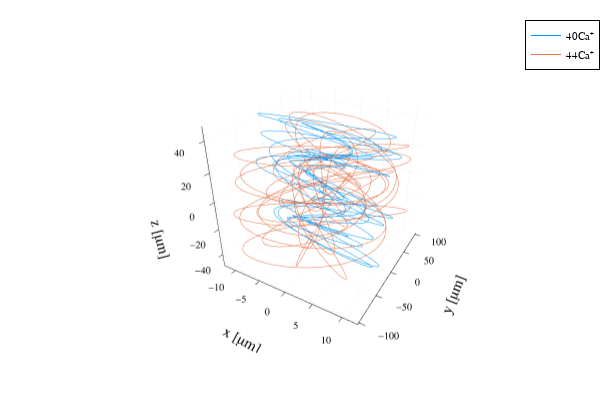

Source (notebook cell):
### Code cell
using Plots
plotly()  # インタラクティブ3D表示に切り替え

x1 = [sol[i][1] * 1e6 for i in 1:length(sol.t)]
y1 = [sol[i][2] * 1e6 for i in 1:length(sol.t)]
z1 = [sol[i][3] * 1e6 for i in 1:length(sol.t)]

x2 = [sol[i][7] * 1e6 for i in 1:length(sol.t)]
y2 = [sol[i][8] * 1e6 for i in 1:length(sol.t)]
z2 = [sol[i][9] * 1e6 for i in 1:length(sol.t)]

plot3d(x1, y1, z1, label="40Ca⁺", xlabel="x [μm]", ylabel="y [μm]", zlabel="z [μm]")
plot3d!(x2, y2, z2, label="44Ca⁺")

### Figure 1 — Plotly figure (JSON) as saved in the notebook; plotly's stock layout.template omitted (floating-point values rounded to 4 significant figures; data arrays with more than 128 entries replaced by an {"elided": "..."} marker saying what was removed)
{"data": [{"colorbar": {"len": 0.9143, "title": "", "x": 0.9934, "y": 0.533}, "legendgroup": "40Ca⁺", "line": {"color": "rgba(0, 154, 250, 1.000)", "dash": "solid", "shape": "linear", "width": 1}, "mode": "lines", "name": "40Ca⁺", "scene": "scene", "showlegend": true, "type": "scatter3d", "x": {"elided": "1001 float values"}, "xaxis": "x", "y": {"elided": "1001 float values"}, "yaxis": "y", "z": {"elided": "1001 float values"}, "zaxis": "z"}, {"colorbar": {"len": 0.9143, "title": "", "x": 0.9934, "y": 0.533}, "legendgroup": "44Ca⁺", "line": {"color": "rgba(227, 111, 71, 1.000)", "dash": "solid", "shape": "linear", "width": 1}, "mode": "lines", "name": "44Ca⁺", "scene": "scene", "showlegend": true, "type": "scatter3d", "x": {"elided": "1001 float values"}, "xaxis": "x", "y": {"elided": "1001 float values"}, "yaxis": "y", "z": {"elided": "1001 float values"}, "zaxis": "z"}], "layout": {"annotations": [], "height": 400, "legend": {"bgcolor": "rgba(255, 255, 255, 1.000)", "bordercolor": "rgba(0, 0, 0, 1.000)", "borderwidth": 1, "font": {"color": "rgba(0, 0, 0, 1.000)", "family": "sans-serif", "size": 11}, "title": {"font": {"color": "rgba(0, 0, 0, 1.000)", "family": "sans-serif", "size": 15}, "text": ""}, "tracegroupgap": 0, "traceorder": "normal", "x": 1, "xanchor": "auto", "y": 1, "yanchor": "auto"}, "margin": {"b": 20, "l": 0, "r": 0, "t": 20}, "paper_bgcolor": "rgba(255, 255, 255, 1.000)", "plot_bgcolor": "rgba(255, 255, 255, 1.000)", "scene": {"camera": {"eye": {"x": 1.126, "y": -1.95, "z": 1.3}, "projection": "orthographic"}, "domain": {"x": [0.09128, 0.9934], "y": [0.07581, 0.9902]}, "xaxis": {"gridcolor": "rgba(0, 0, 0, 0.100)", "gridwidth": 0.5, "linecolor": "rgba(0, 0, 0, 1.000)", "mirror": false, "range": [-12.37, 12.52], "showgrid": true, "showline": true, "showticklabels": true, "tickangle": 0, "tickcolor": "rgb(0, 0, 0)", "tickfont": {"color": "rgba(0, 0, 0, 1.000)", "family": "sans-serif", "size": 11}, "tickmode": "array", "ticks": "inside", "ticktext": ["−10", "−5", "0", "5", "10"], "tickvals": [-10, -5, 0, 5, 10], "title": "x [μm]", "titlefont": {"color": "rgba(0, 0, 0, 1.000)", "family": "sans-serif", "size": 15}, "type": "-", "visible": true, "zeroline": false, "zerolinecolor": "rgba(0, 0, 0, 1.000)"}, "yaxis": {"gridcolor": "rgba(0, 0, 0, 0.100)", "gridwidth": 0.5, "linecolor": "rgba(0, 0, 0, 1.000)", "mirror": false, "range": [-103.1, 103.0], "showgrid": true, "showline": true, "showticklabels": true, "tickangle": 0, "tickcolor": "rgb(0, 0, 0)", "tickfont": {"color": "rgba(0, 0, 0, 1.000)", "family": "sans-serif", "size": 11}, "tickmode": "array", "ticks": "inside", "ticktext": ["−100", "−50", "0", "50", "100"], "tickvals": [-100, -50, 0, 50, 100], "title": "y [μm]", "titlefont": {"color": "rgba(0, 0, 0, 1.000)", "family": "sans-serif", "size": 15}, "type": "-", "visible": true, "zeroline": false, "zerolinecolor": "rgba(0, 0, 0, 1.000)"}, "zaxis": {"gridcolor": "rgba(0, 0, 0, 0.100)", "gridwidth": 0.5, "linecolor": "rgba(0, 0, 0, 1.000)", "mirror": false, "range": [-49.7, 48.81], "showgrid": true, "showline": true, "showticklabels": true, "tickangle": 0, "tickcolor": "rgb(0, 0, 0)", "tickfont": {"color": "rgba(0, 0, 0, 1.000)", "family": "sans-serif", "size": 11}, "tickmode": "array", "ticks": "inside", "ticktext": ["−40", "−20", "0", "20", "40"], "tickvals": [-40, -20, 0, 20, 40], "title": "z [μm]", "titlefont": {"color": "rgba(0, 0, 0, 1.000)", "family": "sans-serif", "size": 15}, "type": "-", "visible": true, "zeroline": false, "zerolinecolor": "rgba(0, 0, 0, 1.000)"}}, "showlegend": true, "width": 600}}
